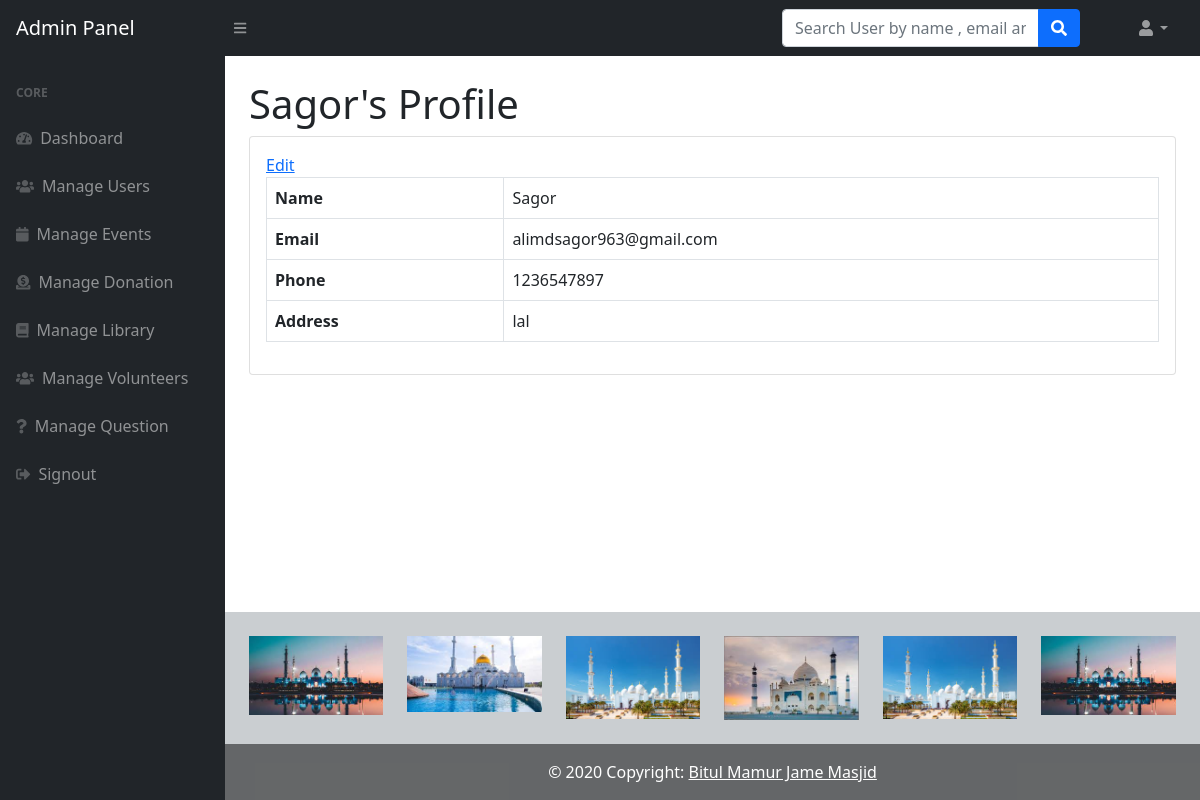
Screenshot of /admin/user-profile.php?uid=11 with the database file from the repository.
### tables this page shows
CREATE TABLE `usertable` (
  `id` int(11) NOT NULL,
  `name` varchar(255) NOT NULL,
  `email` varchar(255) NOT NULL,
  `password` varchar(255) NOT NULL,
  `phone` varchar(255) NOT NULL,
  `address` varchar(255) NOT NULL,
  `code` mediumint(50) NOT NULL,
  `status` text NOT NULL
);

### admin/user-profile.php (the view, shortened to what this page needs)
<?php session_start();
require "../connection.php";
 ?>
    <!DOCTYPE html>
<html lang="en">
    <head>
        <link href="https://cdn.jsdelivr.net/npm/bootstrap@5.1.1/dist/css/bootstrap.min.css" rel="stylesheet">
    </head>
    <body class="sb-nav-fixed">
      <?php include_once('navbar.php');?>
        <div id="layoutSidenav">
          <?php include_once('sidebar.php');?>
            <div id="layoutSidenav_content">
                <main>
                    <div class="container-fluid px-4">
<?php
$userid=$_GET['uid'];
$query=mysqli_query($con,"SELECT * FROM usertable WHERE id='$userid'");
while($result=mysqli_fetch_array($query))
{?>
                        <h1 class="mt-4"><?php echo $result['name'];?>'s Profile</h1>
                        <div class="card mb-4">
                            <div class="card-body">
                                <a href="edit-profile.php?uid=<?php echo $result['id'];?>">Edit</a>
                                <table class="table table-bordered">
                                   <tr>
                                    <th>Name</th>
                                       <td><?php echo $result['name'];?></td>
                                   </tr>
                                   <tr>
                                       <th>Email</th>
                                       <td><?php echo $result['email'];?></td>
                                   </tr>
                                   <tr>
                                       <th>Phone</th>
                                       <td colspan="3"><?php echo $result['phone'];?></td>
                                   </tr>
                                     <tr>
                                       <th>Address</th>
                                       <td colspan="3"><?php echo $result['address'];?></td>
                                   </tr>
                                </table>
                            </div>
                        </div>
<?php } ?>
                    </div>
                </main>
          <?php include('footer.php');?>
            </div>
        </div>
    </body>
</html>

### rows the page displays
usertable: name "Sagor", email "alimdsagor963@gmail.com", phone "1236547897", address "lal"
